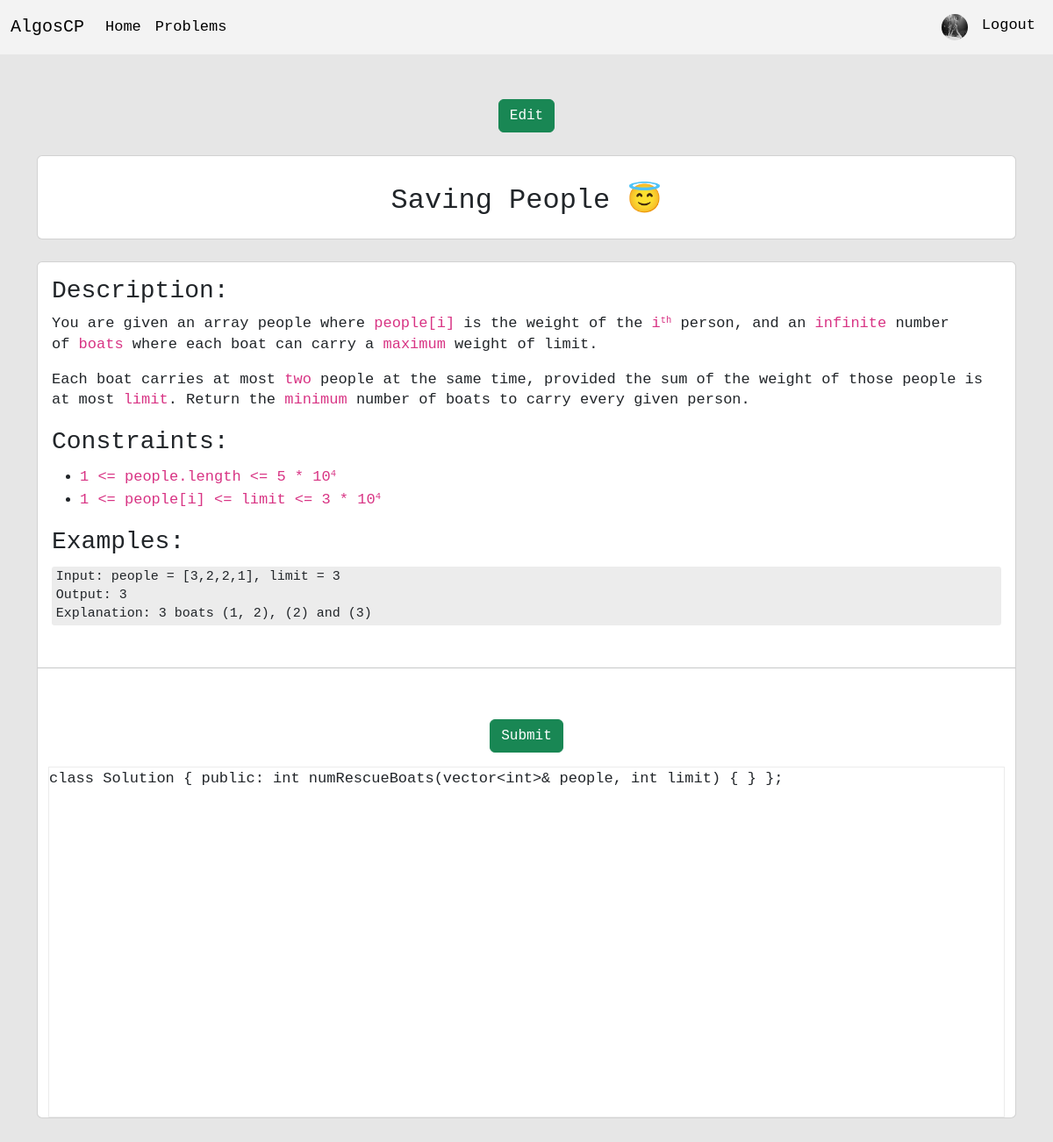
The app's page /problems/boats to save people/ (signed in) with its own data.
### users/models.py (models this page shows, shortened)
class Profile(models.Model):
    user = models.OneToOneField(User, on_delete = models.CASCADE)
    image = models.ImageField(default = 'profile_pictures/default.jpg', upload_to = 'profile_pictures/')
    description = models.TextField(default = '', blank = True)

### problems/models.py (models this page shows, shortened)
class Problem(models.Model):
    name = models.CharField(max_length=50, unique=True, null=False, blank=False, default='lowercase letters only')
    title = models.CharField(max_length=50, null=False, blank=False, default='')
    description = models.TextField()
    template = models.TextField(blank=False, default='')

### problems/views.py (the view)
# urls.py: path('problems/<problem_name>/', views.display_problem, name='display_problem'),
def display_problem(request, problem_name):
    problem = Problem.objects.get(name = problem_name.replace('-', ' '))
    return render(request, 'display_problem.html', {'problem': problem})

### problems/templates/display_problem.html (shortened to what this page needs)
{% extends 'base.html' %}
{% load static %}
{% block content %}
  <link rel="stylesheet" href="{% static 'problems_styling.css' %}">
  <center>
    {% if user.is_superuser %}
      <a class="btn btn-success" href="/admin/problems/problem/{{ problem.id }}/change/">Edit</a>
      <br><br>
    {% endif %}
    <div class="card">
      <div class="card-body">
        <h2>{{ problem.title }}</h2>
      </div>
    </div>
  </center>
  <br>
  <div class="card">
    <div class="card-body">{{ problem.description|safe }}</div>
    <hr/>
    <br>
    <form action="{% url 'send' problem.name %}" method="POST" class="card-body">
      <center>
        <input type="Submit" value="Submit" class="btn btn-success">
      </center>
    </form>
    <div class="container">
      <div id="editor">{{ problem.template }}</div>
    </div>
  </div>
  <br><br>
{% endblock %}

### website/templates/navbar.html (shortened to what this page needs)
<nav class="navbar navbar-expand-lg" style="background-color: #f3f3f3;">
  <div class="container-fluid">
    <a class="navbar-brand" href="{% url 'index' %}">AlgosCP</a>
    <div class="collapse navbar-collapse" id="navbarNavAltMarkup">
      <div class="navbar-nav">
        <a class="nav-link active" aria-current="page" href="{% url 'index' %}">Home</a>
        <a class="nav-link active" href="{% url 'list' %}">Problems</a>
      </div>
      {% if user.is_authenticated %}
        <div class="navbar-nav ms-auto">
          <a class="nav-link active" href="{% url 'profile' request.user %}">
            <img src="{{ user.profile.image.url }}" width=30 height=30 class="rounded-circle" alt="{{ profile.user.username }}">
          </a>
          <a class="nav-link active" href="{% url 'logout' %}">Logout</a>
        </div>
      {% else %}
        <div class="navbar-nav ms-auto">
          <a class="nav-item nav-link active" href="{% url 'login' %}">Login</a>
        </div>
      {% endif %}
    </div>
  </div>
</nav>

### website/static/style.css (style rules this page uses)
body { background-color: rgb(230, 230, 230); font-size: 17px; font-family: monospace, consolas, arial; }

### problems/static/problems_styling.css (style rules this page uses)
#editor { position: relative; height: 400px; font-size: 17px; border-style: groove; border-width: thin; border-color: rgb(236, 236, 236); }
pre[class=""] { background-color: rgb(236, 236, 236); font-size: 15px; word-wrap: break-word; box-decoration-break: clone; padding: .1rem .3rem .2rem; border-radius: .2rem; }

### records on screen
Problem: title "Saving People 😇", description "Description: You are given an array people where people[i] is the weight of the i th person, and an infinite number of boats where each boat can carry a maximum weight of limit. Each boat carries at most two people at the same time, provided the sum of the weight of those people is at most limit . Return the minimum number of boats to carry every given person. Constraints: 1 <= people.length <= 5 * 10 4 1 <= people[i] <= limit <= 3 * 10 4 Examples: Input: people = [3,2,2,1], limit = 3 Output: 3 Explanation: 3 boats (1, 2), (2) and (3)", template "class Solution { public: int numRescueBoats(vector<int>& people, int limit) { } };"
